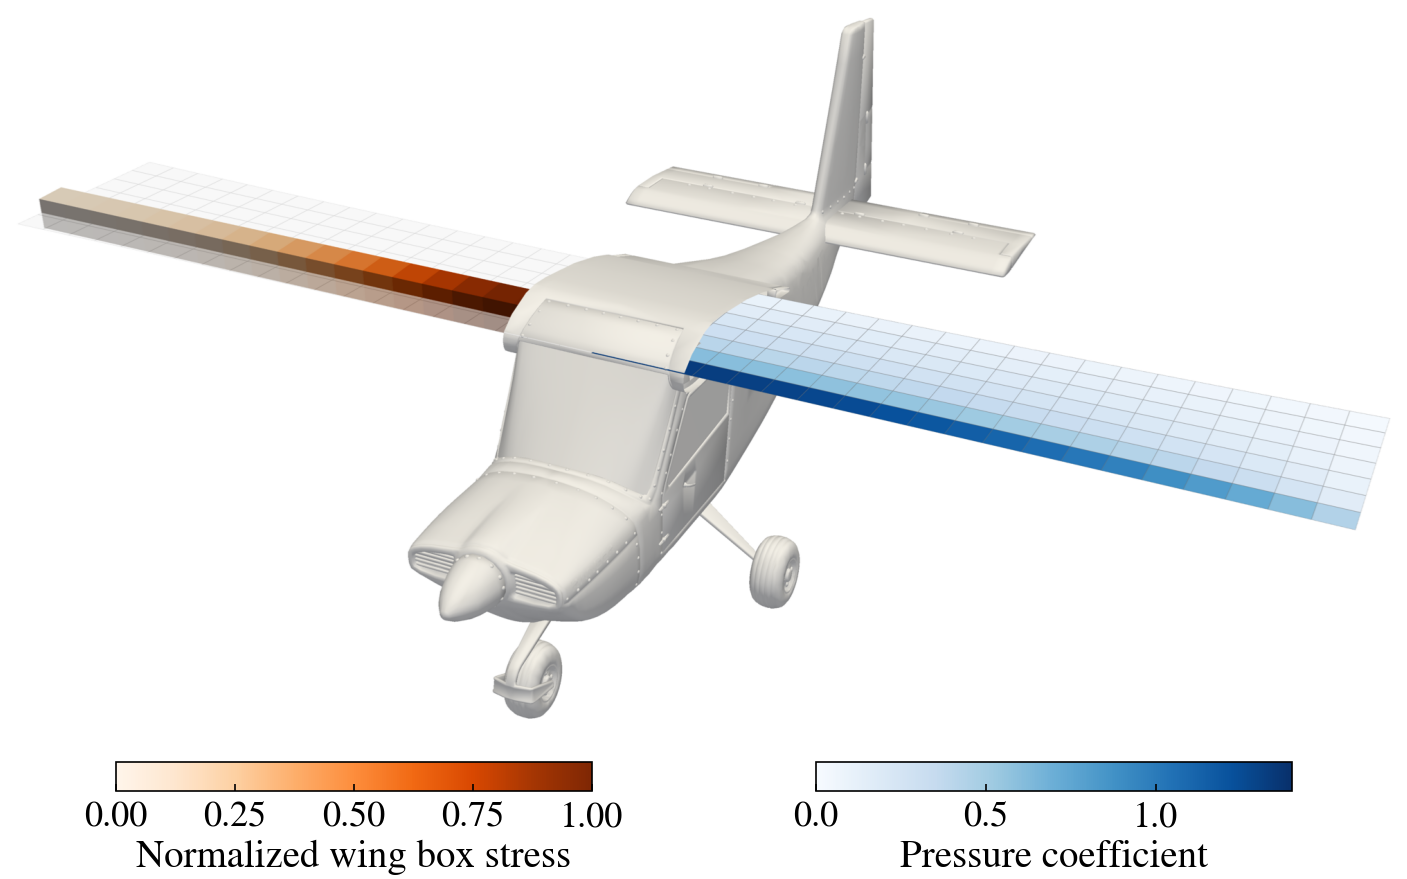

Python code for this plot:
"""Problem figure: a 3D view of the optimal wing on the Vashon Ranger R7 airframe, split at
the root: the left semispan shows the vortex lattice colored by the pressure coefficient
(the aerodynamics), and the right semispan shows the square-tube wing box colored by its
von Mises stress at the design load, relative to yield (the structure). Rendered off
screen with PyVista, then labeled with matplotlib. Reads ranger_problem.npz (from
problem_data.py)."""

import os
import numpy as np
import pyvista as pv
import matplotlib.pyplot as plt
from matplotlib.colors import Normalize
from matplotlib.cm import ScalarMappable

plt.rcParams.update({"font.family": "STIXGeneral", "mathtext.fontset": "stix", "font.size": 14,
                     "xtick.labelsize": 13, "axes.linewidth": 0.6, "xtick.direction": "in", "pdf.fonttype": 42})

HERE = os.path.dirname(os.path.abspath(__file__))
d = np.load(os.path.join(HERE, "ranger_problem.npz"))

mesh, cp = d["mesh_opt"], d["cp_opt"]           # (nx, ny, 3) nodes, (nx-1, ny-1) panels
box_mesh, h = d["box_mesh"], float(d["box_side"])  # wing box nodes and outer side
box_stress = d["sigma_mpa_opt"] / float(d["sigma_yield"])
cmap_aero, cmap_struct = "Blues", "Oranges"
cp_norm = Normalize(0.0, float(np.ceil(cp.max() * 10) / 10))
sigma_norm = Normalize(0.0, 1.0)


def lattice(mesh, cells):
    """PolyData of the panels (i, j) with cells[i, j] True."""
    nx, ny, _ = mesh.shape
    faces = [[4, i * ny + j, i * ny + j + 1, (i + 1) * ny + j + 1, (i + 1) * ny + j]
             for i in range(nx - 1) for j in range(ny - 1) if cells[i, j]]
    return pv.PolyData(mesh.reshape(-1, 3), np.array(faces).ravel())


def square_box(nodes, side, stress):
    """One square tube segment per element between consecutive spanwise nodes, colored by its stress."""
    boxes = []
    for p0, p1, s in zip(nodes[:-1], nodes[1:], stress):
        x, z = 0.5 * (p0[0] + p1[0]), 0.5 * (p0[2] + p1[2])
        box = pv.Box(bounds=(x - side / 2, x + side / 2, p0[1], p1[1], z - side / 2, z + side / 2))
        box.cell_data["sigma"] = np.full(box.n_cells, s)
        boxes.append(box)
    return pv.merge(boxes)


panel_y = 0.25 * (mesh[:-1, :-1, 1] + mesh[1:, :-1, 1] + mesh[:-1, 1:, 1] + mesh[1:, 1:, 1])
left = panel_y < 0
aero = lattice(mesh, left)
aero.cell_data["Cp"] = cp[left]
skin = lattice(mesh, ~left)

# the right semispan of the wing box, from the centerline to the tip
right_nodes = box_mesh[:, 1] >= 0
right_elems = right_nodes[1:]
box = square_box(box_mesh[right_nodes], h, box_stress[right_elems])

# The STL is in millimeters, with the span along x, the nose toward +y and z up. As in ranger.py: scale
# it to meters, cut away its wing panels outboard of the cabin (drawn here from the models instead),
# turn it so the span is along y and the nose toward -x, and move its wing's leading edge and mid-depth
# to the VLM mesh's
airframe = pv.read(os.path.join(HERE, "Vashon_Ranger_R7.stl")).scale(1e-3, inplace=False)
for side in (1, -1):
    airframe = airframe.clip_box(sorted([side * 0.62, side * 4.6]) + [-3.15, -0.8, 0.4, 1.15], invert=True)
airframe = airframe.rotate_z(90, inplace=False).translate((-1.43, 0.0, -0.68), inplace=False)

pv.global_theme.font.family = "times"
plotter = pv.Plotter(off_screen=True, window_size=(2800, 1500))
plotter.set_background("white")
plotter.enable_anti_aliasing("ssaa")
plotter.add_mesh(airframe, color="white", smooth_shading=True, specular=0.0, diffuse=0.7, ambient=0.3, show_scalar_bar=False, opacity=1.0)
plotter.add_mesh(aero, scalars="Cp", cmap=cmap_aero, clim=(cp_norm.vmin, cp_norm.vmax), show_edges=True,
                 edge_color="#6f6f6f", line_width=0.6, show_scalar_bar=False, lighting=False)
plotter.add_mesh(skin, color="#f2f2f2", opacity=0.55, show_edges=True, edge_color="#9a9a9a", line_width=0.6,
                 lighting=False)
plotter.add_mesh(box, scalars="sigma", cmap=cmap_struct, clim=(0, 1), show_scalar_bar=False)

# camera ahead of and above the left wing, looking aft at the airframe
plotter.camera_position = "iso"
center = np.array([0.9, -0.3, -0.2])
az, el, distance = np.radians(205), np.radians(28), 12.5
direction = np.array([np.cos(el) * np.cos(az), np.cos(el) * np.sin(az), np.sin(el)])
plotter.camera_position = [tuple(center + distance * direction), tuple(center), (0.0, 0.0, 1.0)]
plotter.camera.view_angle = 30
image = plotter.screenshot(return_img=True, transparent_background=False)
plotter.close()

# crop the white margins
rows = np.where((image < 250).any(axis=(1, 2)))[0]
cols = np.where((image < 250).any(axis=(0, 2)))[0]
pad = 20
image = image[max(rows[0] - pad, 0):rows[-1] + pad, max(cols[0] - pad, 0):cols[-1] + pad]

h_img, w_img = image.shape[:2]
fig = plt.figure(figsize=(7, 7 * h_img / w_img + 0.55))
ax = fig.add_axes([0, 0.55 / (7 * h_img / w_img + 0.55), 1, 7 * h_img / w_img / (7 * h_img / w_img + 0.55)])
ax.imshow(image)
ax.axis("off")

# the camera sees the right (structure) semispan on the left of the image
for left_edge, mappable, label in (
        (0.08, ScalarMappable(sigma_norm, cmap_struct), "Normalized wing box stress"),
        (0.58, ScalarMappable(cp_norm, cmap_aero), "Pressure coefficient")):
    cax = fig.add_axes([left_edge, 0.06, 0.34, 0.035])
    cb = fig.colorbar(mappable, cax=cax, orientation="horizontal")
    cb.outline.set_linewidth(0.6)
    cb.ax.tick_params(length=2.5, width=0.6)
    cb.set_label(label, fontsize=14, labelpad=2)

fig.savefig(os.path.join(HERE, "fig_problem_render.pdf"), bbox_inches="tight", pad_inches=0.02, dpi=300)
fig.savefig(os.path.join(HERE, "fig_problem_render.png"), bbox_inches="tight", pad_inches=0.02, dpi=200)
plt.show()
